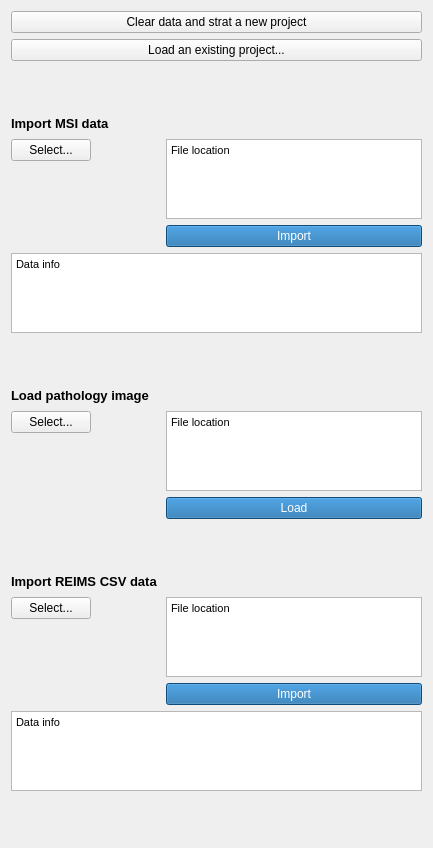
  <widget class="QWidget" name="tab">
   <attribute name="title">
    <string>Data Import</string>
   </attribute>
   <layout class="QFormLayout" name="formLayout_8">
    <item row="0" column="0" colspan="2">
     <widget class="QPushButton" name="clearReloadPush">
      <property name="text">
       <string>Clear data and strat a new project</string>
      </property>
     </widget>
    </item>
    <item row="1" column="0" colspan="2">
     <widget class="QPushButton" name="loadScenePush">
      <property name="text">
       <string>Load an existing project...</string>
      </property>
     </widget>
    </item>
    <item row="2" column="0" colspan="2">
     <spacer name="verticalSpacer_16">
      <property name="orientation">
       <enum>Qt::Vertical</enum>
      </property>
      <property name="sizeType">
       <enum>QSizePolicy::Fixed</enum>
      </property>
      <property name="sizeHint" stdset="0">
       <size>
        <width>20</width>
        <height>40</height>
       </size>
      </property>
     </spacer>
    </item>
    <item row="3" column="0">
     <widget class="QLabel" name="label_55">
      <property name="font">
       <font>
        <pointsize>10</pointsize>
        <weight>75</weight>
        <bold>true</bold>
       </font>
      </property>
      <property name="styleSheet">
       <string notr="true"/>
      </property>
      <property name="text">
       <string>Import MSI data</string>
      </property>
     </widget>
    </item>
    <item row="3" column="1">
     <spacer name="horizontalSpacer_24">
      <property name="orientation">
       <enum>Qt::Horizontal</enum>
      </property>
      <property name="sizeHint" stdset="0">
       <size>
        <width>40</width>
        <height>20</height>
       </size>
      </property>
     </spacer>
    </item>
    <item row="4" column="0">
     <widget class="QPushButton" name="textFileSelect">
      <property name="text">
       <string>Select...</string>
      </property>
     </widget>
    </item>
    <item row="4" column="1">
     <widget class="QTextBrowser" name="filenameTextBrowser">
      <property name="maximumSize">
       <size>
        <width>16777215</width>
        <height>80</height>
       </size>
      </property>
      <property name="lineWidth">
       <number>0</number>
      </property>
      <property name="html">
       <string>&lt;!DOCTYPE HTML PUBLIC &quot;-//W3C//DTD HTML 4.0//EN&quot; &quot;http://www.w3.org/TR/REC-html40/strict.dtd&quot;&gt;
&lt;html&gt;&lt;head&gt;&lt;meta name=&quot;qrichtext&quot; content=&quot;1&quot; /&gt;&lt;style type=&quot;text/css&quot;&gt;
p, li { white-space: pre-wrap; }
&lt;/style&gt;&lt;/head&gt;&lt;body style=&quot; font-family:'MS Shell Dlg 2'; font-size:8.25pt; font-weight:400; font-style:normal;&quot;&gt;
&lt;p style=&quot; margin-top:0px; margin-bottom:0px; margin-left:0px; margin-right:0px; -qt-block-indent:0; text-indent:0px;&quot;&gt;File location&lt;/p&gt;&lt;/body&gt;&lt;/html&gt;</string>
      </property>
     </widget>
    </item>
    <item row="5" column="1">
     <widget class="QPushButton" name="textFileLoad">
      <property name="styleSheet">
       <string notr="true">background-color: #1769aa;
color: rgb(255, 255, 255);</string>
      </property>
      <property name="text">
       <string>Import</string>
      </property>
     </widget>
    </item>
    <item row="6" column="0" colspan="2">
     <widget class="QTextBrowser" name="dataInformation">
      <property name="maximumSize">
       <size>
        <width>16777215</width>
        <height>80</height>
       </size>
      </property>
      <property name="html">
       <string>&lt;!DOCTYPE HTML PUBLIC &quot;-//W3C//DTD HTML 4.0//EN&quot; &quot;http://www.w3.org/TR/REC-html40/strict.dtd&quot;&gt;
&lt;html&gt;&lt;head&gt;&lt;meta name=&quot;qrichtext&quot; content=&quot;1&quot; /&gt;&lt;style type=&quot;text/css&quot;&gt;
p, li { white-space: pre-wrap; }
&lt;/style&gt;&lt;/head&gt;&lt;body style=&quot; font-family:'MS Shell Dlg 2'; font-size:8.25pt; font-weight:400; font-style:normal;&quot;&gt;
&lt;p style=&quot; margin-top:0px; margin-bottom:0px; margin-left:0px; margin-right:0px; -qt-block-indent:0; text-indent:0px;&quot;&gt;Data info&lt;/p&gt;&lt;/body&gt;&lt;/html&gt;</string>
      </property>
     </widget>
    </item>
    <item row="7" column="0" colspan="2">
     <spacer name="verticalSpacer_15">
      <property name="orientation">
       <enum>Qt::Vertical</enum>
      </property>
      <property name="sizeType">
       <enum>QSizePolicy::Fixed</enum>
      </property>
      <property name="sizeHint" stdset="0">
       <size>
        <width>20</width>
        <height>40</height>
       </size>
      </property>
     </spacer>
    </item>
    <item row="8" column="0">
     <widget class="QLabel" name="label_61">
      <property name="font">
       <font>
        <pointsize>10</pointsize>
        <weight>75</weight>
        <bold>true</bold>
       </font>
      </property>
      <property name="styleSheet">
       <string notr="true"/>
      </property>
      <property name="text">
       <string>Load pathology image   </string>
      </property>
     </widget>
    </item>
    <item row="8" column="1">
     <spacer name="horizontalSpacer_5">
      <property name="orientation">
       <enum>Qt::Horizontal</enum>
      </property>
      <property name="sizeHint" stdset="0">
       <size>
        <width>40</width>
        <height>20</height>
       </size>
      </property>
     </spacer>
    </item>
    <item row="9" column="0">
     <widget class="QPushButton" name="histoFileSelect">
      <property name="text">
       <string>Select...</string>
      </property>
     </widget>
    </item>
    <item row="9" column="1">
     <widget class="QTextBrowser" name="histoTextBrowser">
      <property name="maximumSize">
       <size>
        <width>16777215</width>
        <height>80</height>
       </size>
      </property>
      <property name="html">
       <string>&lt;!DOCTYPE HTML PUBLIC &quot;-//W3C//DTD HTML 4.0//EN&quot; &quot;http://www.w3.org/TR/REC-html40/strict.dtd&quot;&gt;
&lt;html&gt;&lt;head&gt;&lt;meta name=&quot;qrichtext&quot; content=&quot;1&quot; /&gt;&lt;style type=&quot;text/css&quot;&gt;
p, li { white-space: pre-wrap; }
&lt;/style&gt;&lt;/head&gt;&lt;body style=&quot; font-family:'MS Shell Dlg 2'; font-size:8.25pt; font-weight:400; font-style:normal;&quot;&gt;
&lt;p style=&quot; margin-top:0px; margin-bottom:0px; margin-left:0px; margin-right:0px; -qt-block-indent:0; text-indent:0px;&quot;&gt;File location&lt;/p&gt;&lt;/body&gt;&lt;/html&gt;</string>
      </property>
     </widget>
    </item>
    <item row="10" column="1">
     <widget class="QPushButton" name="loadHisto">
      <property name="styleSheet">
       <string notr="true">background-color: #1769aa;
color: rgb(255, 255, 255);</string>
      </property>
      <property name="text">
       <string>Load</string>
      </property>
     </widget>
    </item>
    <item row="12" column="0">
     <widget class="QLabel" name="label_REIMS">
      <property name="font">
       <font>
        <pointsize>10</pointsize>
        <weight>75</weight>
        <bold>true</bold>
       </font>
      </property>
      <property name="styleSheet">
       <string notr="true"/>
      </property>
      <property name="text">
       <string>Import REIMS CSV data</string>
      </property>
     </widget>
    </item>
    <item row="12" column="1">
     <spacer name="horizontalSpacer_28">
      <property name="orientation">
       <enum>Qt::Horizontal</enum>
      </property>
      <property name="sizeHint" stdset="0">
       <size>
        <width>40</width>
        <height>20</height>
       </size>
      </property>
     </spacer>
    </item>
    <item row="11" column="0" colspan="2">
     <spacer name="verticalSpacer_25">
      <property name="orientation">
       <enum>Qt::Vertical</enum>
      </property>
      <property name="sizeType">
       <enum>QSizePolicy::Fixed</enum>
      </property>
      <property name="sizeHint" stdset="0">
       <size>
        <width>20</width>
        <height>40</height>
       </size>
      </property>
     </spacer>
    </item>
    <item row="13" column="1">
     <widget class="QTextBrowser" name="filenameREIMSBrowser">
      <property name="maximumSize">
       <size>
        <width>16777215</width>
        <height>80</height>
       </size>
      </property>
      <property name="lineWidth">
       <number>0</number>
      </property>
      <property name="html">
       <string>&lt;!DOCTYPE HTML PUBLIC &quot;-//W3C//DTD HTML 4.0//EN&quot; &quot;http://www.w3.org/TR/REC-html40/strict.dtd&quot;&gt;
&lt;html&gt;&lt;head&gt;&lt;meta name=&quot;qrichtext&quot; content=&quot;1&quot; /&gt;&lt;style type=&quot;text/css&quot;&gt;
p, li { white-space: pre-wrap; }
&lt;/style&gt;&lt;/head&gt;&lt;body style=&quot; font-family:'MS Shell Dlg 2'; font-size:8.25pt; font-weight:400; font-style:normal;&quot;&gt;
&lt;p style=&quot; margin-top:0px; margin-bottom:0px; margin-left:0px; margin-right:0px; -qt-block-indent:0; text-indent:0px;&quot;&gt;File location&lt;/p&gt;&lt;/body&gt;&lt;/html&gt;</string>
      </property>
     </widget>
    </item>
    <item row="13" column="0">
     <widget class="QPushButton" name="REIMSFileSelect">
      <property name="text">
       <string>Select...</string>
      </property>
     </widget>
    </item>
    <item row="14" column="1">
     <widget class="QPushButton" name="REIMSFileLoad">
      <property name="styleSheet">
       <string notr="true">background-color: #1769aa;
color: rgb(255, 255, 255);</string>
      </property>
      <property name="text">
       <string>Import</string>
      </property>
     </widget>
    </item>
    <item row="16" column="0" colspan="2">
     <spacer name="verticalSpacer_17">
      <property name="orientation">
       <enum>Qt::Vertical</enum>
      </property>
      <property name="sizeHint" stdset="0">
       <size>
        <width>20</width>
        <height>40</height>
       </size>
      </property>
     </spacer>
    </item>
    <item row="15" column="0" colspan="2">
     <widget class="QTextBrowser" name="REIMSInformation">
      <property name="maximumSize">
       <size>
        <width>16777215</width>
        <height>80</height>
       </size>
      </property>
      <property name="html">
       <string>&lt;!DOCTYPE HTML PUBLIC &quot;-//W3C//DTD HTML 4.0//EN&quot; &quot;http://www.w3.org/TR/REC-html40/strict.dtd&quot;&gt;
&lt;html&gt;&lt;head&gt;&lt;meta name=&quot;qrichtext&quot; content=&quot;1&quot; /&gt;&lt;style type=&quot;text/css&quot;&gt;
p, li { white-space: pre-wrap; }
&lt;/style&gt;&lt;/head&gt;&lt;body style=&quot; font-family:'MS Shell Dlg 2'; font-size:8.25pt; font-weight:400; font-style:normal;&quot;&gt;
&lt;p style=&quot; margin-top:0px; margin-bottom:0px; margin-left:0px; margin-right:0px; -qt-block-indent:0; text-indent:0px;&quot;&gt;Data info&lt;/p&gt;&lt;/body&gt;&lt;/html&gt;</string>
      </property>
     </widget>
    </item>
   </layout>
  </widget>
